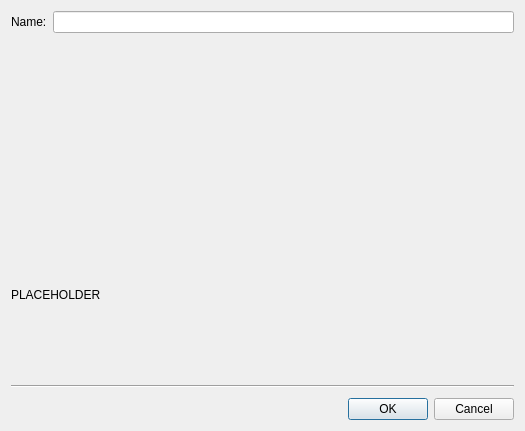
<?xml version="1.0" encoding="UTF-8"?>
<ui version="4.0">
 <class>CreateSitesLinkDialog</class>
 <widget class="QDialog" name="CreateSitesLinkDialog">
  <property name="geometry">
   <rect>
    <x>0</x>
    <y>0</y>
    <width>525</width>
    <height>431</height>
   </rect>
  </property>
  <property name="windowTitle">
   <string>Create sites link</string>
  </property>
  <layout class="QVBoxLayout" name="verticalLayout">
   <property name="spacing">
    <number>10</number>
   </property>
   <item>
    <layout class="QHBoxLayout" name="horizontalLayout">
     <property name="spacing">
      <number>6</number>
     </property>
     <item>
      <widget class="QLabel" name="name_label">
       <property name="text">
        <string>Name:</string>
       </property>
      </widget>
     </item>
     <item>
      <widget class="QLineEdit" name="name_edit"/>
     </item>
    </layout>
   </item>
   <item>
    <widget class="SitesLinkCommonWidget" name="sites_link_common_wget" native="true"/>
   </item>
   <item>
    <widget class="QLabel" name="clue_label">
     <property name="text">
      <string>PLACEHOLDER</string>
     </property>
    </widget>
   </item>
   <item>
    <widget class="Line" name="line">
     <property name="orientation">
      <enum>Qt::Horizontal</enum>
     </property>
    </widget>
   </item>
   <item>
    <widget class="QDialogButtonBox" name="buttonBox">
     <property name="orientation">
      <enum>Qt::Horizontal</enum>
     </property>
     <property name="standardButtons">
      <set>QDialogButtonBox::Cancel|QDialogButtonBox::Ok</set>
     </property>
    </widget>
   </item>
  </layout>
 </widget>
 <customwidgets>
  <customwidget>
   <class>SitesLinkCommonWidget</class>
   <extends>QWidget</extends>
   <header>tabs/sites_link_tab/sites_link_common_widget.h</header>
   <container>1</container>
  </customwidget>
 </customwidgets>
 <resources/>
 <connections>
  <connection>
   <sender>buttonBox</sender>
   <signal>accepted()</signal>
   <receiver>CreateSitesLinkDialog</receiver>
   <slot>accept()</slot>
   <hints>
    <hint type="sourcelabel">
     <x>248</x>
     <y>254</y>
    </hint>
    <hint type="destinationlabel">
     <x>157</x>
     <y>274</y>
    </hint>
   </hints>
  </connection>
  <connection>
   <sender>buttonBox</sender>
   <signal>rejected()</signal>
   <receiver>CreateSitesLinkDialog</receiver>
   <slot>reject()</slot>
   <hints>
    <hint type="sourcelabel">
     <x>316</x>
     <y>260</y>
    </hint>
    <hint type="destinationlabel">
     <x>286</x>
     <y>274</y>
    </hint>
   </hints>
  </connection>
 </connections>
</ui>
